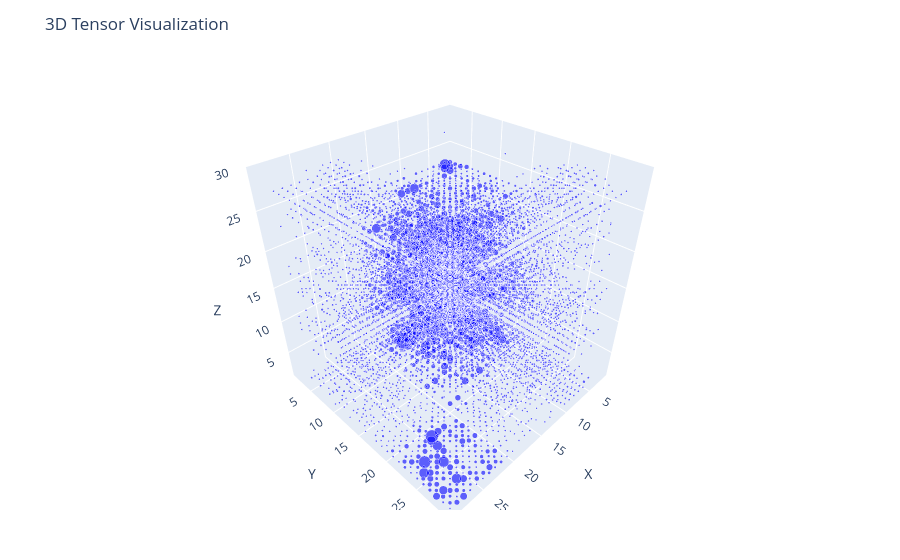

Here is the notebook cell this chart was saved with:
### Code cell
face = toFaceCurveTensor(fdaTen)
plotTensor(face.tensor)

### Figure 1 — Plotly figure (JSON) as saved in the notebook; plotly's stock layout.template omitted (floating-point values rounded to 4 significant figures; data arrays with more than 128 entries replaced by an {"elided": "..."} marker saying what was removed)
{"data": [{"marker": {"color": "blue", "opacity": 0.6, "size": {"elided": "8362 float values"}}, "mode": "markers", "type": "scatter3d", "x": {"elided": "8362 int values"}, "y": {"elided": "8362 int values"}, "z": {"elided": "8362 int values"}}], "layout": {"margin": {"b": 50, "l": 50, "r": 50, "t": 60}, "scene": {"aspectmode": "cube", "xaxis": {"range": [1, 30], "title": "X"}, "yaxis": {"range": [1, 30], "title": "Y"}, "zaxis": {"range": [1, 30], "title": "Z"}}, "title": "3D Tensor Visualization"}}
